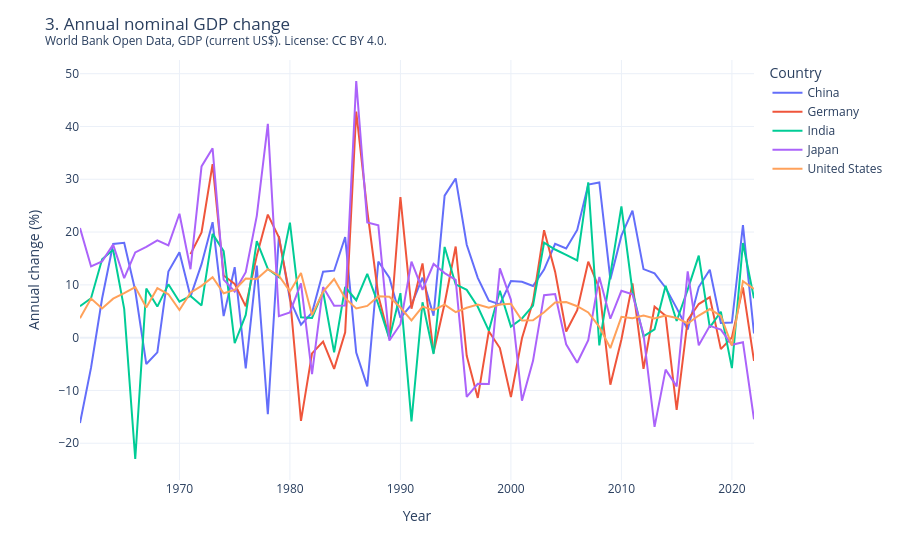

Notebook source saved alongside this figure:
### Code cell
growth = annual_percent_change(selected, group_column="country_name", value_column="nominal_gdp_usd")
fig = px.line(growth.dropna(subset=["annual_change_pct"]), x="year", y="annual_change_pct", color="country_name", labels={"annual_change_pct": "Annual change (%)", "country_name": "Country", "year": "Year"})
disclose(fig, "gdp-annual-change", "3. Annual nominal GDP change", "open", "gdp_annual").show()
